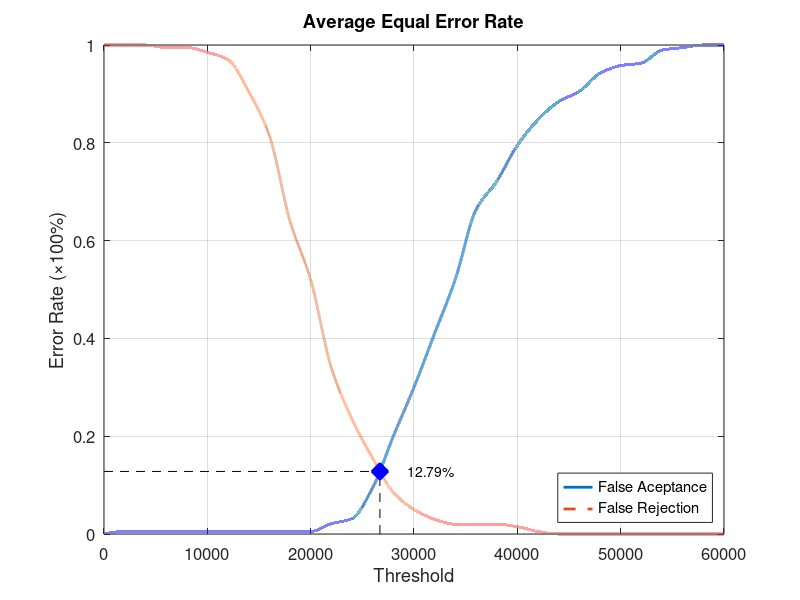
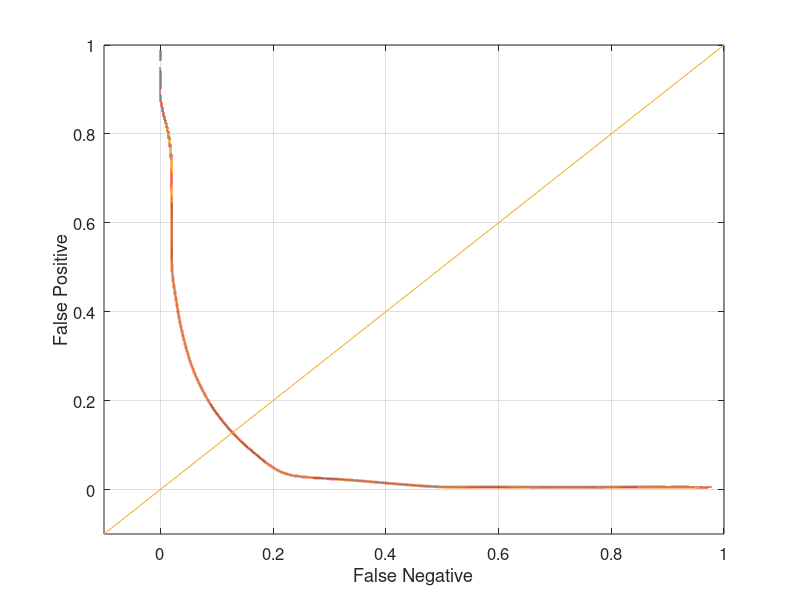

Recreate these plots in MATLAB, in order.
function yEER = Database4_1
close all;
clear;
clc;
x = 0:2000:60000;
xq = 0:0.5:60000;

y0 = [0 0.00526316 0.00526316 0.00526316 0.00526316 0.00526316 0.00526316 0.00526316 0.00526316 0.00526316 0.00526316 0.0210526 0.0315789 0.0947368 0.2 0.3 0.410526 0.521053 0.663158 0.721053 0.794737 0.847368 0.884211 0.905263 0.942105 0.957895 0.963158 0.989474 0.994737 1 1];
yy0 = interp1(x, y0, xq, 'pchip');
y1 = [1 1 1 0.995 0.995 0.985 0.97 0.905 0.815 0.64 0.52 0.34 0.235 0.155 0.085 0.05 0.03 0.02 0.02 0.02 0.015 0.005 0 0 0 0 0 0 0 0 0];
yy1 = interp1(x, y1, xq, 'pchip');

% Calculating EER: 
y2 = abs(y0 - y1);
find(y2 == min(y2))
yy2 = abs(yy0 - yy1);
xEER = find(yy2 == min(yy2));
xEERIndex = xq(xEER) % X-axis EER
yEER = yy0(xEER) % Y-axis EER

main = figure
plot(xq, yy0,'-','LineWidth', 2);	hold on
plot(xq, yy1,'--','LineWidth', 2);	hold on
plot([xEERIndex xEERIndex], [0 yEER], 'k--');	hold on
plot([0 xEERIndex], [yEER yEER], 'k--');	hold on
plot(xEERIndex, yEER, 'bx', 'LineWidth', 10);	hold on
text(xEERIndex + 10 * xEERIndex / 100, yEER, [num2str(round((10000 * yEER)) / 100) '%'])
legend('False Aceptance', 'False Rejection', 'Location', 'SouthEast')
xlabel('Threshold')
ylabel('Error Rate (\times100%)')
title('Average Equal Error Rate')
set(gca, 'FontSize', 12)
axis([0 60000 0 1])
grid on

print(main, 'Database4_1Main', '-dpng');
FNRxFPR = figure('Color', [1 1 1]);
plot(yy1, yy0, '-', yy1, yy0, 'LineWidth', 2);
hold on
y = -0.1:0.1:1
plot(y, y); 
set(gca, 'FontSize', 12)
xlabel('False Negative')
ylabel('False Positive')
axis([-0.1 1 -0.1 1])
set(gca, 'FontSize', 12)
grid on

print(FNRxFPR, 'Database4_1FNRxFPR','-dpng');
end
